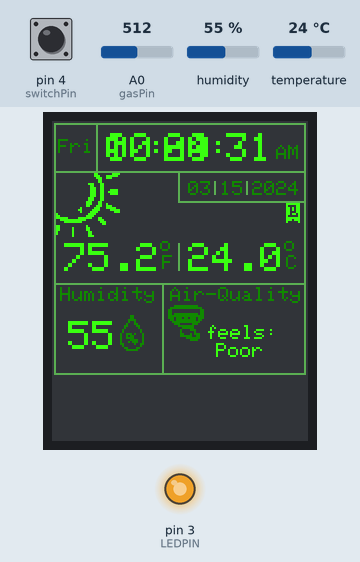
A sketch run on a simulated Arduino Nano, built with avr-gcc and run on an emulated ATmega328P. Parts: 128×160 colour display, output pins drawn as LEDs (lit = HIGH). The test bench sets the inputs (shaded band); at power-on: A0 (gasPin) = 512, pin 4 (switchPin) LOW, humidity 55 %, temperature 24 °C. The local clock reads 2024-03-15 10:24:30 at power-on unless the sketch sets it.

Above: at 1.3 s.
1.4 s: A0 (gasPin) set to 9
At 2.8 s:
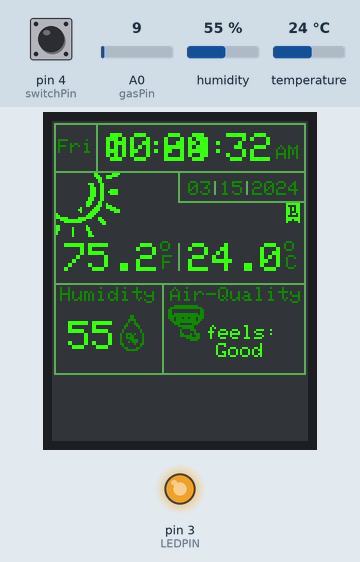
6.5 s: pin 4 (switchPin) pulled HIGH for 0.15 s
At 6.61 s:
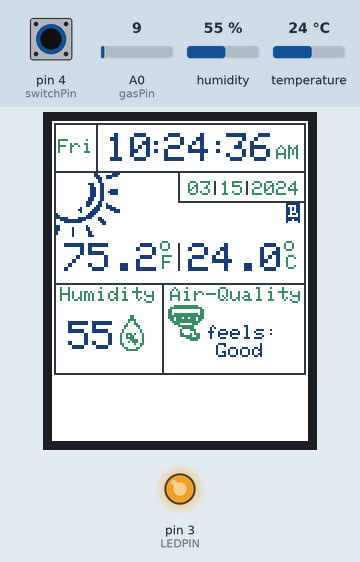
At 7.5 s:
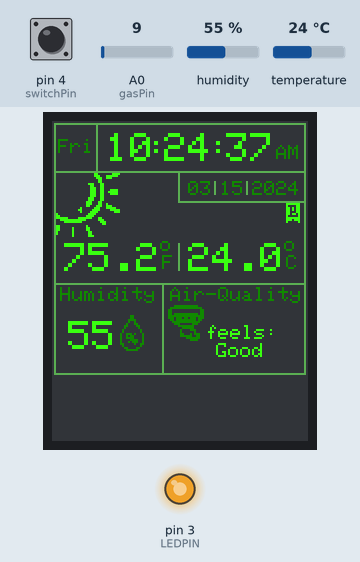
Timing chart, 0 to 9.5 s (numbered marks = the images above; inputs shaded):
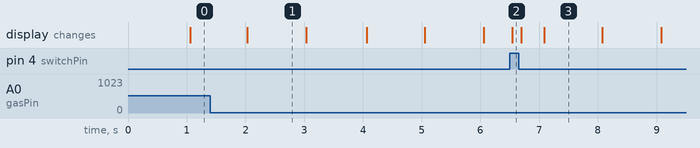

Measured:
- after the input at 1.4 s, the display: changes after 0.63 s (image 1)
- after the input at 6.5 s, the display: changes at once (image 2)
- what the display in image 1 shows lasts 1.0 s, from 2.0 s to 3.0 s

The sketch:

arduWeatherStation.ino
```cpp
//Portable weather station made using Arduino Nano
// Following modules are used:
//ST7735 LCD Display
//MQ-135 Air Quality Sensor
//DHT-11 Tempature and Humidity Sensor
//DS3231 RTC Modules (real-time-clock)

#include <Adafruit_GFX.h>    // Core graphics library for display
#include <Adafruit_ST7735.h> // Hardware-specific library for ST7735
#include <RTClib.h>          // Library for rtc module functionality
#include <DHT.h>            //library necessary for DHT-11 (tempature) Sensor

//contant declarations for necessary pins on display
#define DISPLAY_CS        10
#define DISPLAY_RST       9
#define DISPLAY_DC        8


Adafruit_ST7735 display = Adafruit_ST7735(DISPLAY_CS, DISPLAY_DC, DISPLAY_RST); //creates object for display with necessary pins

//variables to hold colors used in display themes
uint16_t BGCOLOR;
uint16_t LINECOLOR;
uint16_t PRIMARYTEXT;
uint16_t SECONDARYTEXT;

unsigned long refreshInterval = 1000; //time interval to refresh data on display in ms (every 1 second)
unsigned long startTime = 0;

RTC_DS3231 realTimeClock; //creates object for rtc(real time clock) functionality

int LEDPIN = 3, //pin declaration for LED on display
    year, //variable delcartions to hold information from RTC module
    month,
    day,
    hour,
    minute,
    second,
    convertedHour,
    currentDOW,
    dhtPin = 2; //digital pin for output of tempature and humidity sensor


String AmorPm, //string var to hold whether it's AM or PM
       currentDayOfWeek; //holds current day of week

String daysOfWeek[7] = {"Sun","Mon","Tue","Wed","Thu","Fri","Sat"}; //array to hold days of week

//Boolean vars to detect change in time and icon change
bool dayChange = false,
     hourChange = false,
     minuteChange  = false,
     ampmChange = false,
     changeIcon = false,
     tempChange = false,
     humidityChange = false,
     airQualityChange = false;

//Vars to help us detect if day,month,year, day of the week and for icon change change (the -1 is to make sure if statment triggers causing a cycle of periodic checking )
int lastDay = -1,
    lastMonth = -1,
    lastYear = -1,
    lastHour = -1,
    lastDOW = -1;

//Vars that hold information from tempature sensor
float tempF,
      tempC;

int humidity;

DHT tempSen(dhtPin,DHT11); // creates object for tempature sensor

//Vars to help us detect change in tempature and humidity so it's updated only when needed (these act as a base case)
float lastTempF = -300,
      lastHumidity = -1;

//Vars to used for airquality module
int gasPin = A0,
    gasValue,
    lastGasValue = -1;

String airQuality;

//Vars to used for switch functionality, to toggle both light/dark mode
int switchPin = 4,
    initialStatus,
    lastStatus,
    currentStatus;

int currentIcon; //variable to track current icon

//Bit maps made using image2cpp to display icons on screen
const unsigned char morningIcon[] PROGMEM = { //morning Icon bitmap

  0x00, 0x00, 0x18, 0x0f, 0x00, 0x00, 0x1c, 0x7e, 0x00, 0x00, 0x0e, 0x70, 0x00, 0x00, 0x06, 0x00,
	0x00, 0x00, 0x06, 0x00, 0x00, 0x00, 0xe3, 0x00, 0x00, 0x00, 0x63, 0x00, 0x00, 0x00, 0x73, 0x00,
	0x00, 0x00, 0x73, 0x1e, 0x00, 0x00, 0x73, 0x3e, 0x00, 0x00, 0x73, 0x1e, 0x00, 0x00, 0x73, 0x00,
	0x00, 0x00, 0xe3, 0x00, 0x00, 0x00, 0xe3, 0x00, 0x00, 0x01, 0xc6, 0x00, 0x00, 0x01, 0xc6, 0x40,
	0x00, 0x01, 0x8e, 0x70, 0x00, 0x08, 0x1c, 0x7c, 0x00, 0x18, 0x3c, 0x1f, 0x00, 0x08, 0x78, 0x07,
	0x80, 0x00, 0xf0, 0x00, 0xc0, 0x01, 0xe0, 0x00, 0xfc, 0x1f, 0xc6, 0x00, 0x3f, 0xfe, 0x07, 0x00,
	0x0f, 0xf8, 0x03, 0x80, 0x00, 0x00, 0x01, 0x80, 0xc0, 0x01, 0x00, 0x00, 0xc0, 0x81, 0x80, 0x00,
	0xc0, 0x81, 0x80, 0x00, 0x80, 0x80, 0xc0, 0x00, 0x80, 0x80, 0xc0, 0x00, 0x00, 0x80, 0xe0, 0x00

};

const unsigned char nightIcon[] PROGMEM = { //night-icon bitmap

  0x00, 0x00, 0x00, 0xb0, 0x00, 0x00, 0x60, 0x18, 0x00, 0x00, 0x91, 0x0c, 0x03, 0xc0, 0x10, 0x8c,
	0x0f, 0xe0, 0xa3, 0x4e, 0x1c, 0x30, 0x40, 0x8e, 0x18, 0x10, 0x00, 0x0a, 0x18, 0x18, 0x00, 0x0b,
	0x18, 0x18, 0x00, 0x0b, 0x0c, 0x38, 0x00, 0x0f, 0x0e, 0x70, 0x00, 0x07, 0x03, 0xe0, 0x00, 0x03,
	0x00, 0x00, 0x00, 0x0b, 0x80, 0x00, 0x00, 0x17, 0x00, 0x00, 0x07, 0x1b, 0x80, 0x00, 0x0c, 0x9b,
	0x00, 0x00, 0x10, 0x53, 0x00, 0x18, 0x10, 0x4a, 0x00, 0x38, 0x10, 0x86, 0x00, 0x20, 0x09, 0x86,
	0xa8, 0x38, 0x06, 0x0c, 0x78, 0x00, 0x00, 0x0c, 0x38, 0x00, 0x00, 0x18, 0x10, 0x00, 0x60, 0x30,
	0x80, 0x00, 0xe0, 0x60, 0xc0, 0x00, 0x60, 0xc0, 0xf0, 0x00, 0x03, 0x80, 0x78, 0x00, 0x0f, 0x00,
	0x1e, 0x00, 0x7c, 0x00, 0x07, 0xff, 0xf0, 0x00, 0x00, 0x7f, 0x80, 0x00, 0x00, 0x00, 0x00, 0x00

  };

const unsigned char middayIcon[] PROGMEM{ //mid-day icon bitmap

  0x00, 0x3c, 0xc0, 0x00, 0x00, 0x0d, 0x80, 0x00, 0x00, 0x02, 0x08, 0x00, 0x00, 0x01, 0x38, 0x00,
	0x00, 0x01, 0xa0, 0x00, 0x00, 0x00, 0xc3, 0xc0, 0x00, 0x00, 0x5f, 0x00, 0x00, 0x00, 0x70, 0x00,
	0x00, 0x00, 0x2c, 0x00, 0x00, 0x00, 0x20, 0x00, 0x00, 0x00, 0x20, 0x00, 0x00, 0x00, 0x3c, 0x00,
	0x00, 0x00, 0x30, 0x00, 0x00, 0x00, 0x3f, 0x80, 0x00, 0x00, 0x37, 0xe0, 0x00, 0x00, 0x20, 0x00,
	0x00, 0x00, 0x00, 0x00, 0x00, 0x63, 0xe0, 0x00, 0x01, 0x9c, 0x3f, 0x80, 0x02, 0x08, 0x10, 0x40,
	0x1e, 0x00, 0x10, 0x40, 0x34, 0x00, 0x00, 0x78, 0x20, 0x00, 0x00, 0x8c, 0x00, 0x30, 0x00, 0x04,
	0x00, 0xf8, 0x00, 0x0c, 0x00, 0x0c, 0x00, 0x0c, 0x00, 0x00, 0x00, 0x0c, 0x00, 0x00, 0x00, 0x0c,
	0x00, 0x00, 0x00, 0x00, 0x00, 0x00, 0x00, 0x00, 0x00, 0x00, 0x00, 0x00, 0x00, 0x00, 0x00, 0x00

};

const unsigned char humidityIcon[] PROGMEM{ //humidity icon bitmap

  0x00, 0x00, 0x00, 0x00, 0x60, 0x00, 0x00, 0x60, 0x00, 0x00, 0xf0, 0x00, 0x00, 0x90, 0x00, 0x01,
	0x18, 0x00, 0x03, 0x0c, 0x00, 0x02, 0x04, 0x00, 0x04, 0x02, 0x00, 0x04, 0x02, 0x00, 0x09, 0xd1,
	0x00, 0x09, 0x61, 0x00, 0x09, 0xe1, 0x00, 0x08, 0x79, 0x00, 0x08, 0xb9, 0x00, 0x0c, 0x13, 0x00,
	0x04, 0x02, 0x00, 0x03, 0x0c, 0x00, 0x01, 0xf8, 0x00, 0x00, 0x00, 0x00

};

const unsigned char airQualityIcon[] PROGMEM{ //air-quality icon bitmap

  0x00, 0x00, 0x00, 0x00, 0x00, 0x00, 0x00, 0x00, 0x00, 0x00, 0x00, 0x00, 0x00, 0x00, 0x00, 0x00,
	0x00, 0x00, 0x00, 0x00, 0x00, 0x00, 0x00, 0x00, 0x00, 0x7f, 0xf8, 0x00, 0x01, 0xff, 0xfe, 0x00,
	0x03, 0x00, 0x03, 0x00, 0x03, 0x00, 0x03, 0x00, 0x03, 0x7f, 0xfb, 0x00, 0x03, 0xff, 0xff, 0x00,
	0x03, 0xbb, 0x77, 0x00, 0x01, 0xbf, 0xf6, 0x00, 0x00, 0xff, 0xfc, 0x00, 0x00, 0x70, 0x38, 0x00,
	0x00, 0x1f, 0xe0, 0x00, 0x00, 0x07, 0xe0, 0x00, 0x00, 0x08, 0x70, 0x00, 0x00, 0x08, 0x10, 0x00,
	0x00, 0x0c, 0x5c, 0x00, 0x00, 0x0f, 0xcc, 0x00, 0x00, 0x01, 0xfc, 0x00, 0x00, 0x00, 0x78, 0x00,
	0x00, 0x00, 0x00, 0x00, 0x00, 0x00, 0x00, 0x00, 0x00, 0x00, 0x00, 0x00, 0x00, 0x00, 0x00, 0x00,
	0x00, 0x00, 0x00, 0x00, 0x00, 0x00, 0x00, 0x00

};

const unsigned char bannerInitials[] PROGMEM{ //Banner with my first initial on it "B" bitmap

  0x00, 0x00, 0x7f, 0x00, 0x43, 0x00, 0x6b, 0x00, 0x6b, 0x00, 0x63, 0x00, 0x6d, 0x00, 0x41, 0x00,
	0x7f, 0x00, 0x77, 0x00, 0x41, 0x00, 0x00, 0x00

};


void setup() { //only run once (upon starting up the device for the first time)

  pinMode(LEDPIN,OUTPUT); //LED pin gets set to output to control brightness of display
  analogWrite(LEDPIN,220); //controls brightness of display using PWM methood (0-255) values

  //upon pluggin in device initial theme will be set
  pinMode(switchPin,INPUT);
  initialStatus = digitalRead(switchPin);

  if(initialStatus == HIGH){ //if switch was left on (left) switch theme to light mode upon starting up

    BGCOLOR = display.color565(255, 255, 255);
    LINECOLOR = display.color565(50, 58, 69);
    PRIMARYTEXT = display.color565(26, 61, 117);
    SECONDARYTEXT = display.color565(58, 142, 101);

  }

  else{ //if switch was left off (right) switch theme to dark mode upon starting up

    BGCOLOR = display.color565(48, 52, 63);
    LINECOLOR = display.color565(95,173,86);
    PRIMARYTEXT = display.color565(57, 255, 20);
    SECONDARYTEXT = display.color565(21,138,0);

  }

  display.initR(INITR_REDTAB);        //initilize display
  display.setRotation(2);             //roates orientation screen of display
  drawBorderLines(initialStatus);     //draw borders using theme taken from initial status of switch

  realTimeClock.begin(); // initilizes rtc module
  //realTimeClock.adjust(DateTime(2025,5,29,19,58,0)); //sets time of module to May 22,2025 and 12:00:00 AM [setting time is based on 24 hours system] (upload once then comment out so RTC module keeps track of time)

  tempSen.begin(); //initilizes tempature sensor

}

void loop(){ //Main loop thats run repeatedly

  currentStatus = digitalRead(switchPin); //read current status of switch

  if (currentStatus != initialStatus){ //if the current position of the switch is not the same as the initial position (change theme)
    initialStatus = currentStatus;

    if(currentStatus == HIGH){ //if switch is on, set theme to light mode

      BGCOLOR = display.color565(255, 255, 255);
      LINECOLOR = display.color565(50, 58, 69);
      PRIMARYTEXT = display.color565(26, 61, 117);
      SECONDARYTEXT = display.color565(58, 142, 101);

    }

    else{ //if switch is off, set theme to dark mode

      BGCOLOR = display.color565(48, 52, 63);
      LINECOLOR = display.color565(95,173,86);
      PRIMARYTEXT = display.color565(57, 255, 20);
      SECONDARYTEXT = display.color565(21,138,0);

    }

    drawBorderLines(currentStatus); //Calls drawBorderLines() function to draw them depending on which switch case is true

  }


  unsigned long currentTime = millis(); //starts counting in ms as soon as program is run and stores it into var

  //if statement so an action is perferomed every second that passes (falls in line with the getTime())

  if (currentTime - startTime >= refreshInterval){
      getTime();        //calls getTime function for data
      getDayOfWeek();   //calls getDayOfWeek function for data
      getTemperature(); //calls getTempatrue function for data
      getAirQuality();  //calls getAirQuality function for data

      startTime = currentTime; //resets current time after one occurrence happens and repeats

      display.fillRect(87, 4, 22, 17,BGCOLOR); //draw a filled rectangle to change seconds repeatedly

      //to actually change the data you need to draw a rectangle repeatedly over the area your changing
      //standard size of font1:5 pixels wide, 7 tall
      //(x-start, y-start, width, height ,color)

  }

  drawCurrentIcon(currentIcon);//adds icon based off of current time of day to screen

  //Top Secion of screen//

  //Adds current day of the week and time to screen
  display.setTextColor(SECONDARYTEXT);

  display.setCursor(3,9);
  display.print(currentDayOfWeek);

  display.setTextColor(PRIMARYTEXT);

  display.setTextSize(2);
  display.setCursor(27, 6);
  display.print(zeroAdder(convertedHour));

  display.setCursor(47,6);
  display.print(":");

  display.setCursor(56, 6);
  display.print(zeroAdder(minute));

  display.setCursor(78, 6);
  display.print(":");

  display.setCursor(87,6);
  display.print(zeroAdder(second));

  display.setTextSize(1);

  display.setTextColor(ST77XX_WHITE);

  display.setTextColor(SECONDARYTEXT);

  display.setCursor(112,12);
  display.print(AmorPm);

  //Middle portion of scrren//

  //Adds current date MONTH/DAY/YEAR to screen
  display.setCursor(68,30);
  display.print(zeroAdder(month));

  display.setCursor(84,30);
  display.print(zeroAdder(day));

  display.setCursor(100,30);
  display.print(zeroAdder(year));

  //Adds tempature to screen

  display.setTextSize(2);
  display.setTextColor(PRIMARYTEXT);


  display.setCursor(6, 61);
  display.print(tempF,1);

  display.setCursor(68,61);
  display.print(tempC,1);

  display.setTextSize(1);
  display.setTextColor(SECONDARYTEXT);


  display.drawCircle(56,62, 2,SECONDARYTEXT);
  display.setCursor(55, 67);
  display.print("F");

  display.drawCircle(118,62, 2,SECONDARYTEXT);
  display.setCursor(117, 67);
  display.print("C");

  //Bottom portion of screen//

  //Adds humidity to screen along with its icon
  display.setCursor(4, 83);
  display.print("Humidity");

  display.setTextSize(2);
  display.setTextColor(PRIMARYTEXT);

  display.setCursor(8, 100);
  display.print(humidity,1);

  display.setTextColor(SECONDARYTEXT);
  display.setTextSize(1);


  display.drawBitmap(30,96,humidityIcon,20,20,SECONDARYTEXT); //Adds humidity icon to screen

  //Adds air quality to scrren along with its icon
  display.setCursor(59, 83);
  display.print("Air-Quality");

  display.setTextColor(PRIMARYTEXT);

  display.setCursor(77,102);
  display.print("feels:");

  //modifies placement of airquality depending on condition met, purely for eligibility
  if (airQuality == "Moderate"){
    display.setCursor(77,111);
  }

  else{
      display.setCursor(82, 111);
  }
  display.print(airQuality);

  display.setTextColor(ST77XX_WHITE);
  display.setTextSize(1);

  display.drawBitmap(52,86,airQualityIcon,30,30,SECONDARYTEXT); //Adds air-quality icon to scrren


}

//drawBorderLines function takes in the current switch status as a input (where it gets its theme from) and draws all lines based off that
void drawBorderLines(bool switchStatus){

  //Border Lines for display
  //shorten all borders by 1 pixel to show edges
  display.fillScreen(BGCOLOR);   //adds a black background to display

  display.drawLine(1,1,126,1,LINECOLOR); //top line
  display.drawLine(1,126,126,126,LINECOLOR); //bottom line
  display.drawLine(1,1,1,126,LINECOLOR); //left line
  display.drawLine(126,1,126,126,LINECOLOR); //right line

  display.drawLine(1,25,126,25,LINECOLOR);
  display.drawLine(22,1,22,25,LINECOLOR);
  display.drawLine(63,25,63,40,LINECOLOR);
  display.drawLine(63,40,126,40,LINECOLOR);

  display.drawLine(81,30,81,36,LINECOLOR);
  display.drawLine(97,30,97,36,LINECOLOR);

  display.drawLine(63,61,63,74,LINECOLOR);
  display.drawLine(1,81,126,81,LINECOLOR);

  display.drawLine(55,81,55,126,LINECOLOR);

  display.drawBitmap(116,40,bannerInitials,12,12,PRIMARYTEXT); //draws banner with my initial on it


}


//getTime function retreives all necessary time related data from rtc module and returns it for use
int getTime(){

  DateTime information = realTimeClock.now(); //retreives current time from rtc module and stores it into information object

  //retrieves and stores necessary imformation from information object using built in functions from RTC library
  year = information.year();
  month = information.month();
  day = information.day();
  hour = information.hour();
  minute = information.minute();
  second = information.second();
  currentDOW = information.dayOfTheWeek();


  if(hour >= 12){ //if the current hour (based on 24 hour system is >=12) set the clock to PM

    AmorPm = "PM";
    ampmChange = true;

    if (hour > 12){ //converts the hour from the 24 hour system to a 12 the 12 hour system and stores it into variable
      convertedHour = (hour - 12);

    }

    else if(hour == 12){ //special case when the clock hits the 12'th hour meaning it's 12pm
      convertedHour = 12;

    }

  }

  else{ //if the current hour (based on 24 hour system) is < 12 set the clock to AM
    AmorPm = "AM";
    ampmChange = true;


    if (hour == 0){ //converts the 24 hour system of 0:00:00 to 12 hour system (12:00 AM)
      convertedHour = 12;

    }

    else{ //if given hour is in between 0 and 12 just leave it as is
      convertedHour = hour;
    }

  }


    if (ampmChange == true){
      display.fillRect(111,12,10,7,BGCOLOR);
    }

    //detects change in hour to optimize system (no unecessary drawing of pixles,only done when needed))
    if(minute == 0 && second == 0){

      hourChange = true;

        if (hourChange == true){
          display.fillRect(27, 4, 24, 17,BGCOLOR);
        }

    }

    //detects change in minute to optimize system (no unecessary drawing of pixles,only done when needed)
    if (second == 0){
      minuteChange = true;

      if (minuteChange == true){

        display.fillRect(56,4,24,17,BGCOLOR);

      }
    }

    // if statments that check if day, month, and year change,upon first run lastday = -1 so this runs automatically for the first run
    // it then sets lastday = to current day and draw's a box over it to replace because of the condtion and process repeates everytime function is called

    if(day != lastDay){
      lastDay = day;

      display.fillRect(83,30,12,7,BGCOLOR);
      display.setCursor(84,30);
      display.print(zeroAdder(day));

    }

    if(month != lastMonth){
      lastMonth = month;

      display.fillRect(67,30,12,7,BGCOLOR);
      display.setCursor(68,30);
      display.print(zeroAdder(month));

    }

    if(year != lastYear){
      lastYear = year;

      display.fillRect(100,30,24,7,BGCOLOR);
      display.setCursor(100,30);
      display.print(zeroAdder(year));

    }


    //if statments to check if hour changes repeatedly, has a brute force initial and after that repeats checking
    //if a certain hour threshold is passed then changeIcon is triggered to true and icon is changes [Done this way to reduce flickering on SPI display]

    if (hour != lastHour){

      lastHour = hour;

      if (hour >= 6 && hour <= 15){ //Time parameters for icon to be morning
      changeIcon = true;
      currentIcon = 0;

        if(changeIcon == true){

          display.fillRect(2, 26, 32, 32, BGCOLOR);
          display.drawBitmap(2,26,morningIcon,32,32,PRIMARYTEXT);

        }
      }

      if (hour >=16 && hour <19){ //time parameters for icon to be midday
        changeIcon = true;
        currentIcon = 1;

        if(changeIcon == true){

          display.fillRect(2, 26, 32, 32, BGCOLOR);
          display.drawBitmap(2,26,middayIcon,32,32,PRIMARYTEXT);

        }
      }

      if (hour >=19 || hour < 6) { //accounts for all other hours of the day which is night time
        changeIcon = true;
        currentIcon = 2;

        if (changeIcon == true){

          display.fillRect(2, 26, 32, 32, BGCOLOR);
          display.drawBitmap(2,26,nightIcon,32,32,PRIMARYTEXT);

        }

      }
  }

  return(year,month,day,hour,minute,second,currentDOW);

}

//function to get current day of week
String getDayOfWeek(){

  if (currentDOW != lastDOW){ //detects a change in the day of week

    lastDOW = currentDOW;
    display.fillRect(3, 9, 17, 7,BGCOLOR); //covers previous day of the week and prints new one over it

  }

  currentDayOfWeek = daysOfWeek[currentDOW]; //stores day of week into string using array and index of it

  return currentDayOfWeek;

}


//function that retrieves tempature and humidty data from DHT-11 and returns it for use
int getTemperature(){

  tempF = tempSen.readTemperature(true); //reads and stores the tempature in degrees Farenheit
  tempC = tempSen.readTemperature();    //reads and stores the tempature in degrees Celcius
  humidity = tempSen.readHumidity();    //reads and stores the humidity


  //if statment to check if tempature has changed, done this way to optimize and minimize drawing done
  //only checks if farenheit changes because both cel and far and directly proportional so no need to check both
  if (tempF != lastTempF){

    lastTempF = tempF;
    tempChange = true;

    if (tempChange == true){

      display.setTextSize(2);
      display.setTextColor(PRIMARYTEXT);

      display.fillRect(6, 61, 47, 15, BGCOLOR);  //redraws a black box over old data and replaces it with new data for both farenheit and celcius
      display.setCursor(6, 61);
      display.print(tempF,1);

      display.fillRect(68, 61, 47, 15, BGCOLOR);
      display.setCursor(68,61);
      display.print(tempC,1);

      display.setTextColor(ST77XX_WHITE);
      display.setTextSize(1);

    }

  }

  if (humidity != lastHumidity){

    lastHumidity = humidity;
    humidityChange = true;

    if(humidityChange == true){

      display.setTextSize(2);
      display.setTextColor(PRIMARYTEXT);

      display.fillRect(8, 100, 24, 16,BGCOLOR);
      display.setCursor(8, 100);
      display.print(humidity,1);

      display.setTextColor(ST77XX_WHITE);
      display.setTextSize(1);


    }

  }

  return(tempF,tempC,humidity);

}

//function that retrieves air quality from MQ-135 and returns it to user
String getAirQuality(){

  gasValue = analogRead(gasPin); //Reads analog pin connected to sensor (0-1023); clean air = lower analog value, polluted air = high analog value


  if (gasValue != lastGasValue){ //acts as a base case to detect change in gasValue

    lastGasValue = gasValue;

    display.setTextColor(PRIMARYTEXT);

    if (gasValue <= 100){
      airQuality = "Good";

      display.fillRect(76, 111, 48, 8, BGCOLOR);
      display.setCursor(82, 111);
      display.print(airQuality);

    }

    else if (gasValue <=250){
      airQuality = "Moderate";

      display.fillRect(76, 111, 49, 8, BGCOLOR);
      display.setCursor(77, 111);
      display.print(airQuality);


    }

    else{
      airQuality = "Poor";

      display.fillRect(76, 111, 48, 8, BGCOLOR);
      display.setCursor(82, 111);
      display.print(airQuality);

    }


  }

  display.setTextColor(ST77XX_WHITE);
  return(airQuality);

}

//drawCurrentIcon function, takes the input given from the getTime function and draws the needed icon based off of it
void drawCurrentIcon(int currentIcon){
  if(currentIcon == 0){
    display.drawBitmap(2,26,morningIcon,32,32,PRIMARYTEXT);
  }

  else if (currentIcon == 1){

    display.drawBitmap(2,26,middayIcon,32,32,PRIMARYTEXT);

  }

  else{

    display.drawBitmap(2,26,nightIcon,32,32,PRIMARYTEXT);

  }
}

//function that adds a 0 infront of a number if less than 10 (purely for eligibilty and neatness)
int zeroAdder(int x){

  if (x < 10){ //if given number is < 10 it prints a zero on the same line as it
    display.print("0");
  }
  return(x); //returns x with the 0 now in front

}
```
